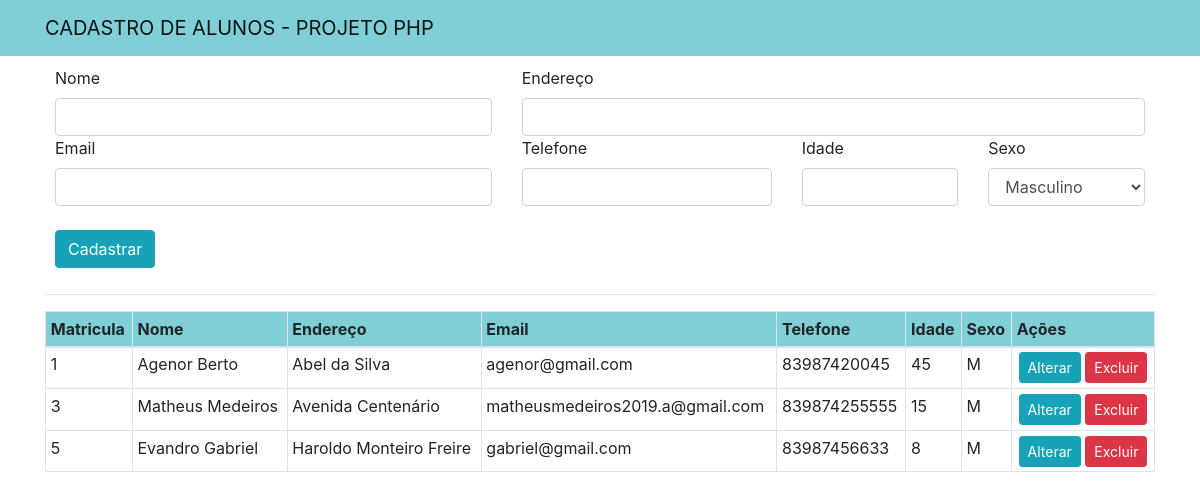
The page / on the database its author committed.
### tables this page shows
CREATE TABLE `aluno` (
  `id` int(11) NOT NULL,
  `nome` varchar(100) NOT NULL,
  `endereco` varchar(150) NOT NULL,
  `email` varchar(100) NOT NULL,
  `telefone` varchar(20) NOT NULL,
  `idade` int(11) NOT NULL,
  `sexo` char(1) NOT NULL
);

### classes/conexao/Conexao.php (called while the page is built, shortened)
<?php
class Conexao {
   public static $instance;
   public static function getConexao() {
       if (!isset(self::$instance)) {
           self::$instance = new PDO('mysql:host=localhost:3306;dbname=escola', 'root', '');
       }
       return self::$instance;
   }
}

### classes/dao/AlunoDAO.php (called while the page is built, shortened)
<?php
class AlunoDAO{
    public function mostraAluno() {
        try {
            $sql = "SELECT * FROM aluno";
            $result = Conexao::getConexao()->query($sql);
            $lista = $result->fetchAll(PDO::FETCH_ASSOC);
            $f_lista = array();
            foreach ($lista as $l) {
                $f_lista[] = $this->listaAluno($l);
            }
            return $f_lista;
        } catch (Exception $e) {
            print "Ocorreu um erro ao tentar Buscar Todos." . $e;
        }
    }
    private function listaAluno($row) {
        $aluno = new Aluno();
        $aluno->setId($row['id']);
        $aluno->setNome($row['nome']);
        $aluno->setEndereco($row['endereco']);
        $aluno->setEmail($row['email']);
        $aluno->setTelefone($row['telefone']);
        $aluno->setIdade($row['idade']);
        $aluno->setSexo($row['sexo']);
        return $aluno;
    }
 }
 ?>

### classes/model/Aluno.php (called while the page is built)
<?php
class Aluno{
    private $id;
    private $nome;
    private $endereco;
    private $email;
    private $telefone;
    private $idade;
    private $sexo;
    function getId() {
        return $this->id;
    }
    function getNome() {
        return $this->nome;
    }
    function getEndereco() {
        return $this->endereco;
    }
    function getEmail() {
        return $this->email;
    }
    function getTelefone() {
        return $this->telefone;
    }
    function getIdade() {
        return $this->idade;
    }
    function getSexo() {
        return $this->sexo;
    }
    function setId($id) {
        $this->id = $id;
    }
    function setNome($nome) {
        $this->nome = $nome;
    }
    function setEndereco($endereco) {
        $this->endereco = $endereco;
    }
    function setEmail($email) {
        $this->email = $email;
    }
    function setTelefone($telefone) {
        $this->telefone = $telefone;
    }
    function setIdade($idade) {
        $this->idade = $idade;
    }
    function setSexo($sexo) {
        $this->sexo = $sexo;
    }
}

### index.php (the view, shortened to what this page needs)
<?php
include_once "./classes/conexao/Conexao.php";
include_once "./classes/dao/AlunoDAO.php";
include_once "./classes/model/Aluno.php";
$alunodao = new AlunoDAO();
?>
<!DOCTYPE html>
<html lang="pt-br">
<head>
    <link rel="stylesheet" href="https://maxcdn.bootstrapcdn.com/bootstrap/4.0.0/css/bootstrap.min.css">
</head>
<body>
    <nav class="navbar navbar-light" style="background-color: #80ced6" >
        <div class="container">
            <a class="navbar-brand" href="#">
                CADASTRO DE ALUNOS - PROJETO PHP
            </a>
        </div>
    </nav>
    <div class="container">
        <form action="classes/controller/AlunoController.php" method="POST">
            <div class="row">
                <div class="col-md-5">
                    <label>Nome</label>
                    <input type="text" name="nome" value="" autofocus class="form-control" require />
                </div>
                <div class="col-md-7">
                    <label>Endereço</label>
                    <input type="text" name="endereco" value="" class="form-control" require />
                </div>
                <div class="col-md-5">
                    <label>Email</label>
                    <input type="text" name="email" value="" class="form-control" require />
                </div>
                <div class="col-md-3">
                    <label>Telefone</label>
                    <input type="text" name="telefone" value="" class="form-control" require />
                </div>
                <div class="col-md-2">
                    <label>Idade</label>
                    <input type="number" name="idade" value="" class="form-control" require />
                </div>
                <div class="col-md-2">
                    <label>Sexo</label>
                    <select name="sexo" class="form-control">
                        <option value="M">Masculino</option>
                    </select>
                </div>
                <div class="col-md-2">
                    <br>
                    <button class="btn btn-info" type="submit" name="cadastrar">Cadastrar</button>
                </div>
            </div>
        </form>
        <hr>
        <div class="table-responsive">
            <table class="table table-sm table-bordered table-hover">
                <thead>
                    <tr style="background-color: #80ced6">
                        <th>Matricula</th>
                        <th>Nome</th>
                        <th>Endereço</th>
                        <th>Email</th>
                        <th>Telefone</th>
                        <th>Idade</th>
                        <th>Sexo</th>
                        <th>Ações</th>
                    </tr>
                </thead>
                <tbody>
                    <?php foreach ($alunodao->mostraAluno() as $aluno) : ?>
                        <tr>
                            <td><?= $aluno->getId() ?></td>
                            <td><?= $aluno->getNome() ?></td>
                            <td><?= $aluno->getEndereco() ?></td>
                            <td><?= $aluno->getEmail() ?></td>
                            <td><?= $aluno->getTelefone() ?></td>
                            <td><?= $aluno->getIdade() ?></td>
                            <td><?= $aluno->getSexo()?></td>
                            <td class="text-center">
                                <button class="btn  btn-info btn-sm" data-toggle="modal" data-target="#editar><?= $aluno->getId() ?>">
                                    Alterar
                                </button>
                                <a href="classes/controller/AlunoController.php?deletar=<?= $aluno->getId() ?>">
                                <button class="btn  btn-danger btn-sm" type="button">Excluir</button>
                                </a>
                            </td>
                        </tr>
                    <?php endforeach ?>
                </tbody>
            </table>
        </div>
    </div>
</body>
</html>

### index.php (style rules this page uses)
.menu, thead { background-color: #bbb !important; }
.row { padding: 10px; }

### rows shown on the page
aluno: id "1", nome "Agenor Berto", endereco "Abel da Silva", email "agenor@gmail.com", telefone "83987420045", idade "45", sexo "M"
aluno: id "3", nome "Matheus Medeiros", endereco "Avenida Centenário", email "matheusmedeiros2019.a@gmail.com", telefone "839874255555", idade "15", sexo "M"
aluno: id "5", nome "Evandro Gabriel", endereco "Haroldo Monteiro Freire", email "gabriel@gmail.com", telefone "83987456633", idade "8", sexo "M"
